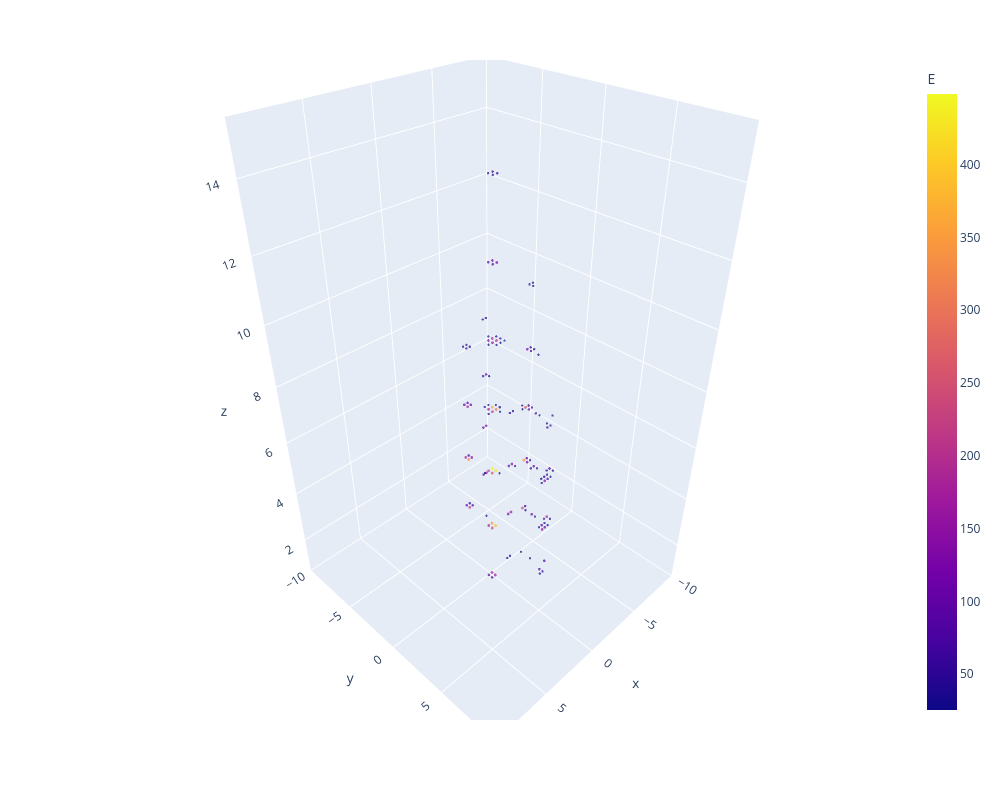

The cell this chart's notebook holds for it:
### Code cell
from utils import transform

ev = 0

is_nan = torch.isnan(X['hit_x'][ev])
plot_dict = {k: transform(v[ev][~is_nan], k, dataset.xform_cfg, inverse=True) for k, v in X.items()}
plot_dict['x'] = plot_dict.pop('hit_x')
plot_dict['y'] = plot_dict.pop('hit_y')
plot_dict['z'] = plot_dict.pop('hit_z')
plot_dict['E'] = plot_dict.pop('hit_e')
plot_dict['size'] = (plot_dict['E'] + 1).log()

plot_point_cloud(plot_dict, xy_range=dataset.calo_cfg['width'])

### Figure 1 — Plotly figure (JSON) as saved in the notebook; plotly's stock layout.template omitted (floating-point values rounded to 4 significant figures; data arrays with more than 128 entries replaced by an {"elided": "..."} marker saying what was removed)
{"data": [{"hovertemplate": "x=%{x}<br>y=%{y}<br>z=%{z}<br>size=%{marker.size}<br>E=%{marker.color}<extra></extra>", "legendgroup": "", "marker": {"color": {"elided": "135 float values"}, "coloraxis": "coloraxis", "line": {"width": 0}, "size": {"elided": "135 float values"}, "sizemode": "area", "sizeref": 0.2443, "symbol": "circle"}, "mode": "markers", "name": "", "scene": "scene", "showlegend": false, "type": "scatter3d", "x": {"elided": "135 float values"}, "y": {"elided": "135 float values"}, "z": {"elided": "135 float values"}}], "layout": {"coloraxis": {"colorbar": {"title": {"text": "E"}}, "colorscale": [[0, "#0d0887"], [0.1111, "#46039f"], [0.2222, "#7201a8"], [0.3333, "#9c179e"], [0.4444, "#bd3786"], [0.5556, "#d8576b"], [0.6667, "#ed7953"], [0.7778, "#fb9f3a"], [0.8889, "#fdca26"], [1, "#f0f921"]]}, "height": 800, "legend": {"itemsizing": "constant", "tracegroupgap": 0}, "margin": {"t": 60}, "scene": {"domain": {"x": [0, 1], "y": [0, 1]}, "xaxis": {"range": [-10, 10], "title": {"text": "x"}}, "yaxis": {"range": [-10, 10], "title": {"text": "y"}}, "zaxis": {"title": {"text": "z"}}}, "width": 1000}}
